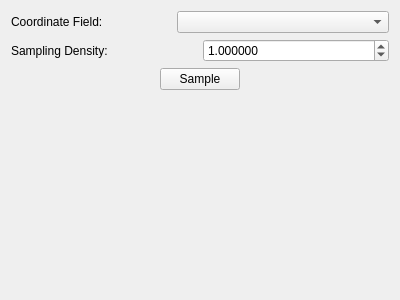
<?xml version="1.0" encoding="UTF-8"?>
<ui version="4.0">
 <class>Configuration</class>
 <widget class="QWidget" name="Configuration">
  <property name="geometry">
   <rect>
    <x>0</x>
    <y>0</y>
    <width>400</width>
    <height>300</height>
   </rect>
  </property>
  <property name="windowTitle">
   <string>Configuration</string>
  </property>
  <layout class="QVBoxLayout" name="verticalLayout">
   <item>
    <layout class="QHBoxLayout" name="horizontalLayoutCoordinate">
     <item>
      <widget class="QLabel" name="labelCoordinateField">
       <property name="maximumSize">
        <size>
         <width>160</width>
         <height>16777215</height>
        </size>
       </property>
       <property name="text">
        <string>Coordinate Field:</string>
       </property>
      </widget>
     </item>
     <item>
      <widget class="QComboBox" name="comboBoxCoordinateField"/>
     </item>
    </layout>
   </item>
   <item>
    <layout class="QHBoxLayout" name="horizontalLayoutSamplingDensity">
     <item>
      <widget class="QLabel" name="labelSamplingDensity">
       <property name="text">
        <string>Sampling Density:</string>
       </property>
      </widget>
     </item>
     <item>
      <widget class="LogSpinBox" name="doubleSpinBoxSamplingDensity">
       <property name="decimals">
        <number>6</number>
       </property>
       <property name="minimum">
        <double>0.000001000000000</double>
       </property>
       <property name="maximum">
        <double>10000.000000000000000</double>
       </property>
       <property name="singleStep">
        <double>1.000000000000000</double>
       </property>
       <property name="value">
        <double>1.000000000000000</double>
       </property>
      </widget>
     </item>
    </layout>
   </item>
   <item>
    <layout class="QHBoxLayout" name="horizontalLayoutSampling1">
     <item>
      <spacer name="horizontalSpacer">
       <property name="orientation">
        <enum>Qt::Horizontal</enum>
       </property>
       <property name="sizeHint" stdset="0">
        <size>
         <width>40</width>
         <height>20</height>
        </size>
       </property>
      </spacer>
     </item>
     <item>
      <widget class="QPushButton" name="pushButtonSample">
       <property name="text">
        <string>Sample</string>
       </property>
      </widget>
     </item>
     <item>
      <spacer name="horizontalSpacerSampling2">
       <property name="orientation">
        <enum>Qt::Horizontal</enum>
       </property>
       <property name="sizeHint" stdset="0">
        <size>
         <width>40</width>
         <height>20</height>
        </size>
       </property>
      </spacer>
     </item>
    </layout>
   </item>
   <item>
    <spacer name="verticalSpacer">
     <property name="orientation">
      <enum>Qt::Vertical</enum>
     </property>
     <property name="sizeHint" stdset="0">
      <size>
       <width>20</width>
       <height>40</height>
      </size>
     </property>
    </spacer>
   </item>
  </layout>
 </widget>
 <customwidgets>
  <customwidget>
   <class>LogSpinBox</class>
   <extends>QDoubleSpinBox</extends>
   <header>cmlibs/widgets/logspinbox.h</header>
  </customwidget>
 </customwidgets>
 <resources/>
 <connections/>
</ui>
